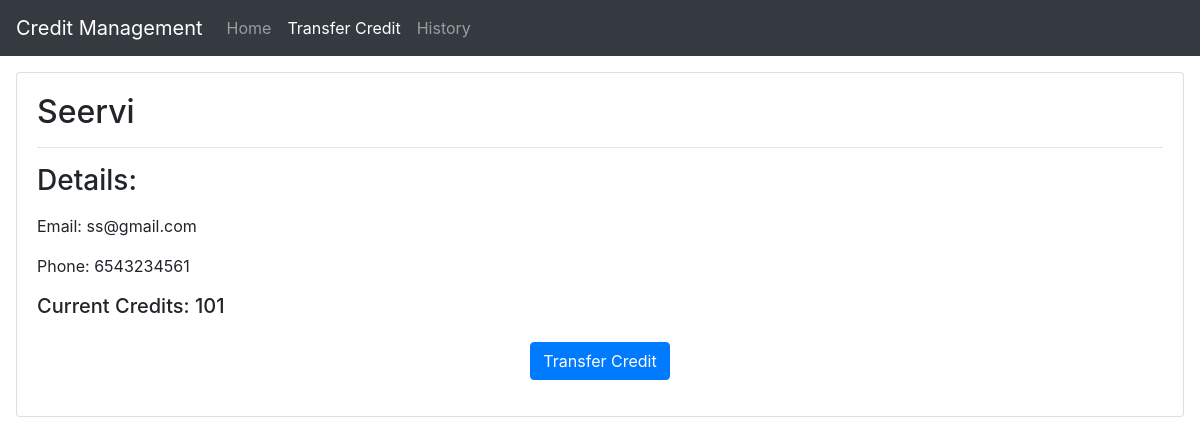
Page /user/Seervi on the committed database.
### cm/models.py (models this page shows, shortened)
class User(models.Model):
    name = models.CharField(max_length=40)
    email = models.EmailField(max_length=40)
    phone = models.CharField(max_length=20, default='')
    current_credit = models.IntegerField()

### cm/views.py (the view)
# urls.py: path('user/<str:name>', views.user, name='user'),
def user(request, name):
    users = User.objects.all()
    user = User.objects.filter(name=name).first()
    context = {
        'user':user,
        'users': users
        }
    return render(request, 'user.html', context)

### templates/user.html (shortened to what this page needs)
{% extends 'base.html' %}
{% load static %}
{% block transferactive %}active{% endblock transferactive %}
{% block body %}
<div class="card m-3">
    <div class="card-body">
        <h2>{{user.name}}</h2>
        <hr>
        <h3 class="my-3">Details:</h3>
        <p>Email: {{user.email}}</p>
        <p>Phone: {{user.phone}}</p>
        <h5>Current Credits: {{user.current_credit}}</h5>
        <div class="container text-center">
            <button class="btn btn-primary my-3" type="button" data-toggle="collapse" data-target="#details"
                aria-expanded="false" aria-controls="collapseExample" title="Transfer credits now!">
                Transfer Credit
            </button>
        </div>
    </div>
</div>
{% endblock body %}

### rows in the picture
User: name "Seervi", email "ss@gmail.com", phone "6543234561", current_credit "101"
